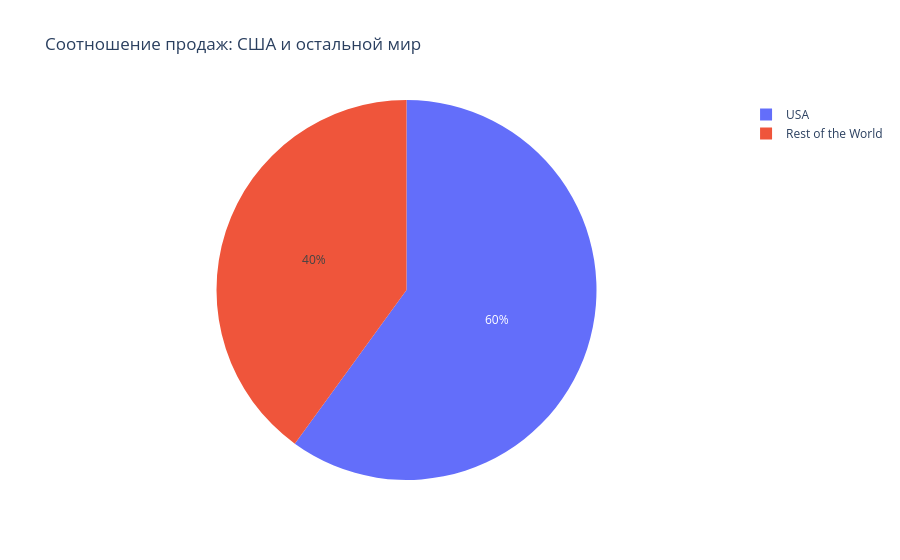

Notebook source saved alongside this figure:
### Code cell
# Пример данных (замените на запрос к вашей базе данных):
# SQL запрос: SELECT 
# CASE 
#    WHEN billing_country = 'USA' THEN 'USA' 
#    ELSE 'Rest of the World' 
# END AS region, 
# SUM(total) AS sales 
# FROM invoice GROUP BY region;

data = {
    "region": ["USA", "Rest of the World"],
    "sales": [12000, 8000]
}
df = pd.DataFrame(data)

# Построение круговой диаграммы
fig = px.pie(
    df, 
    names="region", 
    values="sales", 
    title="Соотношение продаж: США и остальной мир"
)
fig.show()

### Figure 1 — Plotly figure (JSON) as saved in the notebook; plotly's stock layout.template omitted (floating-point values rounded to 4 significant figures)
{"data": [{"domain": {"x": [0, 1], "y": [0, 1]}, "hovertemplate": "region=%{label}<br>sales=%{value}<extra></extra>", "labels": ["USA", "Rest of the World"], "legendgroup": "", "name": "", "showlegend": true, "type": "pie", "values": [12000, 8000]}], "layout": {"legend": {"tracegroupgap": 0}, "title": {"text": "Соотношение продаж: США и остальной мир"}}}
